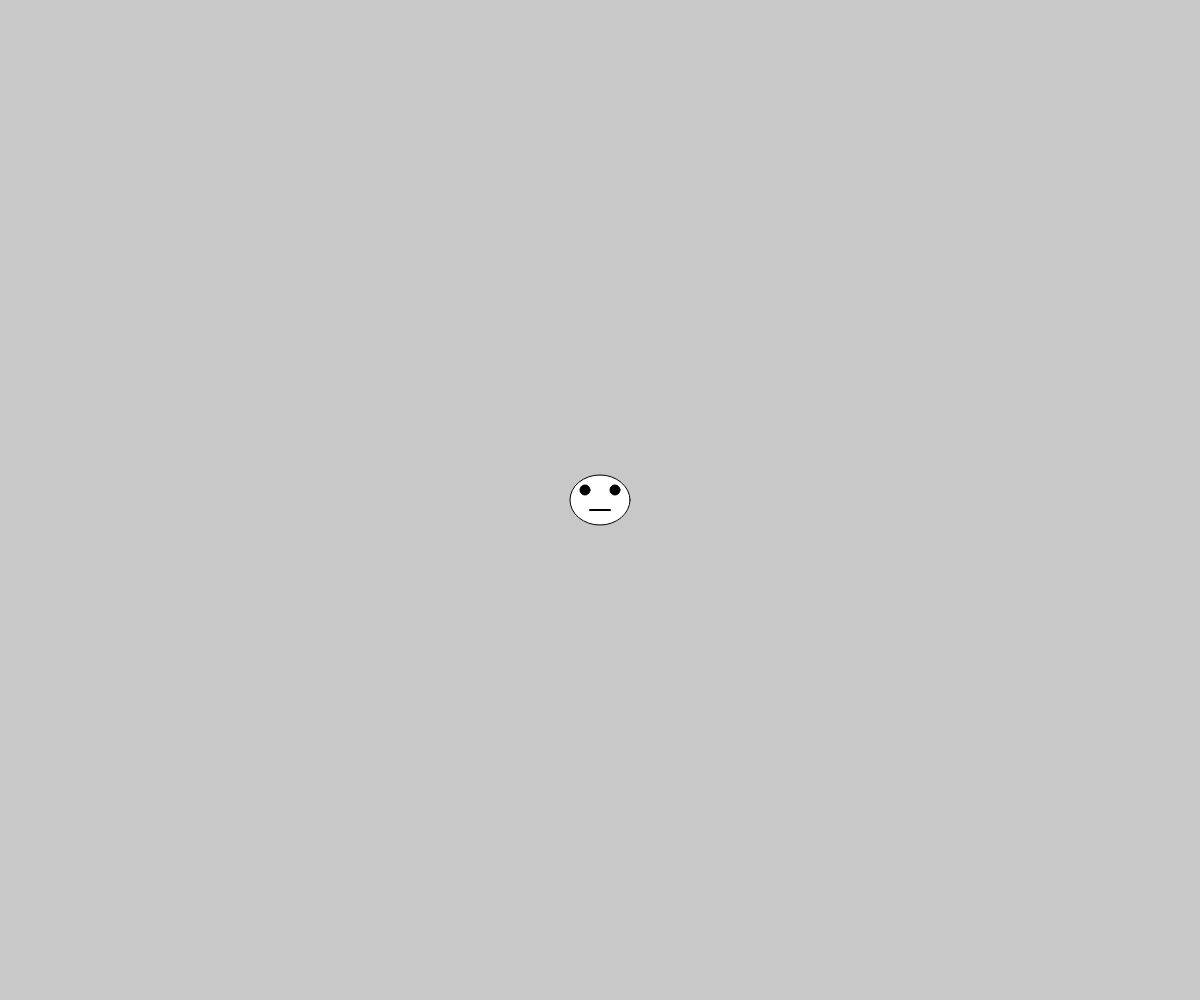
Frame 1 (no input)
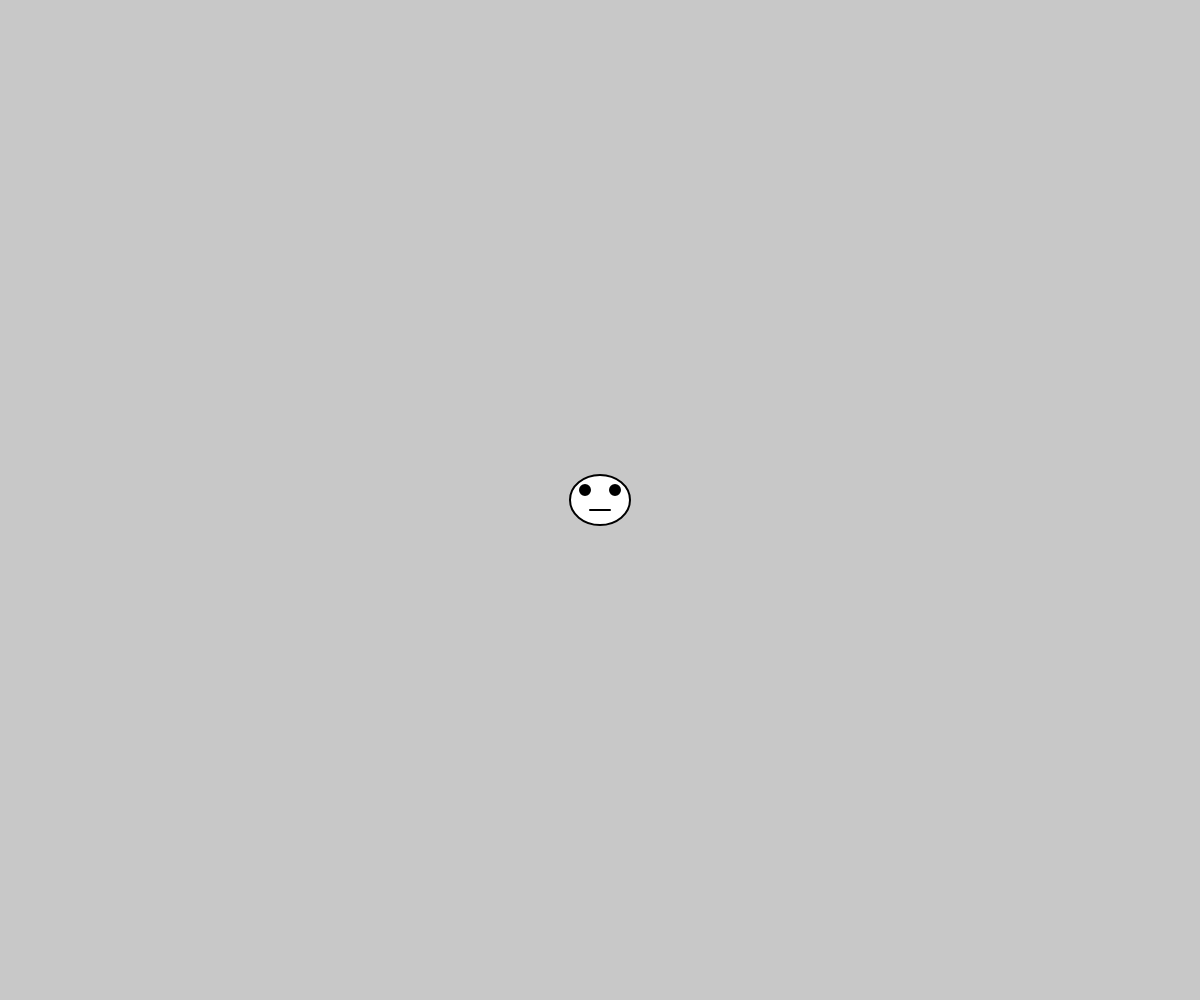
Frame 60 (no input)
Frame 120 (the mouse pressed at the canvas centre since frame 60): identical to frame 60, image omitted

The p5.js sketch that drew these frames (run headless with seeded random() and noise() and a simulated clock; from frame 60 on, the mouse is pressed at the canvas centre):

// p5.js sketch
// ── sketch.js
// Interactive Scene
// Sungyong Park
// 2020 Feb 6
//
// Extra for Experts:
// - describe what you did to take this project "above and beyond"

let x,y;


function setup() {
  createCanvas(windowWidth, windowHeight);
  x = windowWidth/2;
  y = windowHeight/2;
}

function draw() {
  background(200);
  character(x,y);
}


function character(x,y){
  fill(255);
  ellipse(x,y,60,50); //head
  fill(0);
  ellipse(x-15,y-10,10,10); //left eye
  ellipse(x+15,y-10,10,10); //right eye
  strokeWeight(2);
  line(x-10,y+10,x+10,y+10);
  line();
  
  function name(x,y){
    textSize(30);
    text("Sungyong",x+100,y+100);
    
  }
}
